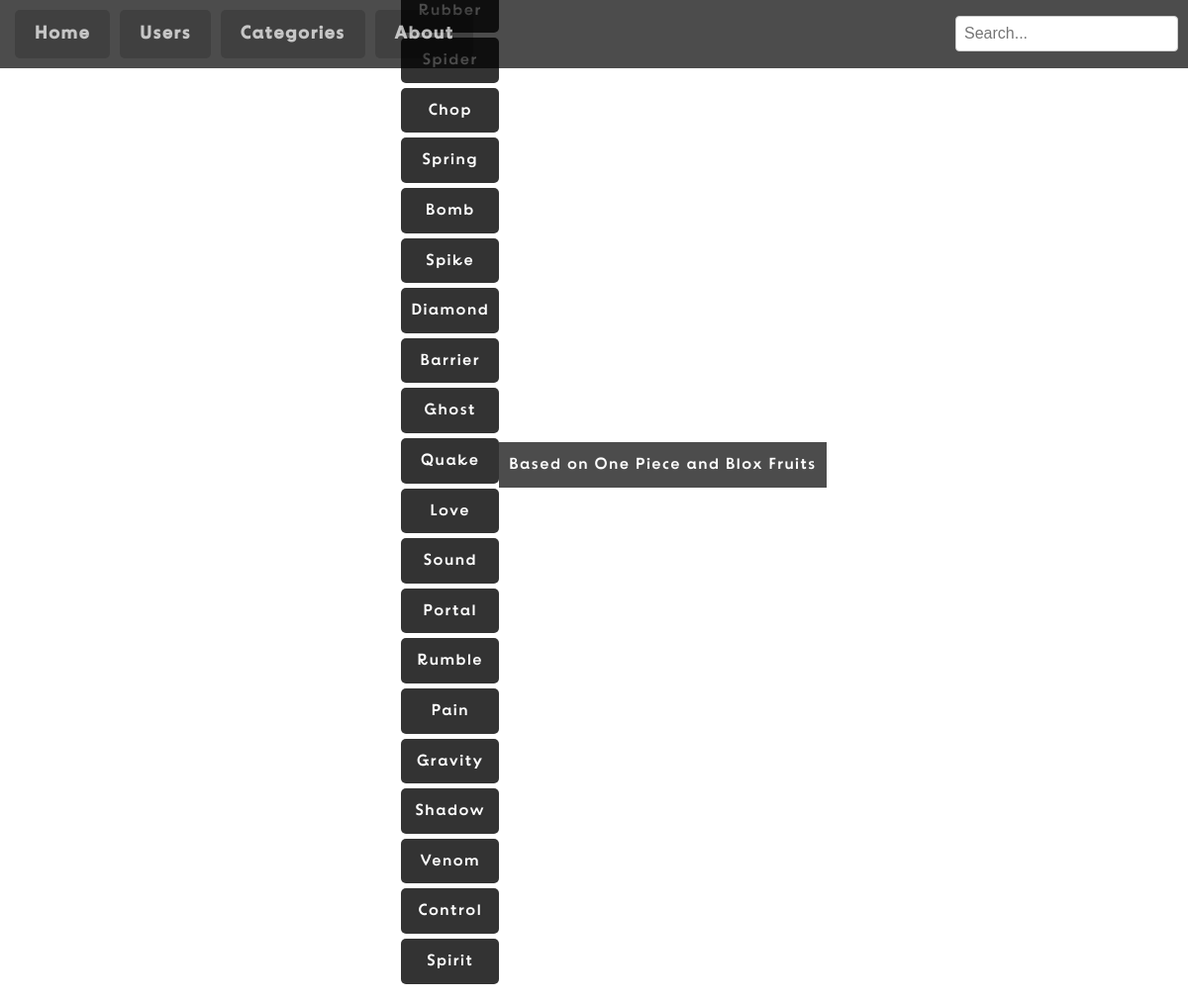
Page /category/1 on the committed database.
### tables this page shows
CREATE TABLE DevilFruits (fruit_id INTEGER PRIMARY KEY, name TEXT, category_id INTEGER, description TEXT, image_url TEXT, market_value REAL, demand INTEGER, user_id INTEGER REFERENCES Users (user_id), FOREIGN KEY (category_id) REFERENCES Categories (category_id));

### routes.py (the view)
@app.route('/category/<int:category_id>')
def category(category_id):
    conn = get_db_connection()
    category = conn.execute('SELECT * FROM Categories WHERE category_id = ?', (category_id,)).fetchone()
    fruits = conn.execute('SELECT * FROM DevilFruits WHERE category_id = ?', (category_id,)).fetchall()
    conn.close()
    return render_template('category.html', category=category, fruits=fruits, active_page='category_' + str(category_id))

### routes.py (called while the page is built)
def get_db_connection():
    conn = sqlite3.connect('DF_DATABASE.db')  # Replace with your actual local path if different
    conn.row_factory = sqlite3.Row
    return conn

@app.context_processor
def inject_categories():
    conn = get_db_connection()
    excluded_categories = ('Paramecia', 'Logia', 'Zoan')
    categories = conn.execute('SELECT * FROM Categories WHERE name NOT IN (?, ?, ?)', excluded_categories).fetchall()
    conn.close()
    return {'nav_categories': categories}

### templates/category.html (shortened to what this page needs)
{% extends 'layout.html' %}
{% block content %}
<ul>
  {% for fruit in fruits %}
    <li><a href="{{ url_for('fruit', fruit_id=fruit['fruit_id']) }}">{{ fruit['name'] }}</a></li>
  {% endfor %}
</ul>
{% endblock %}

### templates/layout.html (shortened to what this page needs)
<!doctype html>
<html>
  <head>
    <link rel="stylesheet" href="{{ url_for('static', filename='style.css') }}">
    <link rel="stylesheet" href="https://cdnjs.cloudflare.com/ajax/libs/font-awesome/6.0.0-beta3/css/all.min.css">
  </head>
  <body>
    <header>
      <nav>
        <div class="customCheckBoxHolder">
          <a class="customCheckBox {{ 'active' if active_page == 'home' else '' }}" href="/" id="homeBtn">
            <div class="inner">Home</div>
          </a>
          <a class="customCheckBox {{ 'active' if active_page == 'users' else '' }}" href="/users" id="usersBtn">
            <div class="inner">Users</div>
          </a>
          <a class="customCheckBox {{ 'active' if active_page == 'categories' else '' }}" href="/categories" id="categoriesBtn">
            <div class="inner">Categories</div>
          </a>
          <a class="customCheckBox {{ 'active' if active_page == 'about' else '' }}" href="/about" id="aboutBtn">
            <div class="inner">About</div>
          </a>
        </div>
        <div class="search-container">
          <form action="/search" method="get">
            <input type="text" placeholder="Search..." name="q">
          </form>
        </div>
      </nav>
     <main>{% block content %}{% endblock %}</main>
    <footer>
      <p>Based on One Piece and Blox Fruits</p>
    </footer>
  </body>
</html>

### static/style.css (style rules this page uses)
html, body { height: 100%; margin: 0; padding: 0; }
body { font-family: 'BDSupper', sans-serif; letter-spacing: 1.5px; line-height: 1.6; background: url("images/background.jpg") no-repeat center center fixed; background-size: cover; color: #e0e0e0; position: relative; }
nav { width: 100%; background-color: rgba(0, 0, 0, 0.7); padding: 10px; text-align: center; position: fixed; top: 0; left: 0; z-index: 10; display: flex; justify-content: space-between; align-items: center; }
.customCheckBoxHolder { display: flex; }
.customCheckBox { padding: 10px 20px; margin: 0 5px; background-color: rgba(0, 0, 0, 0.16); color: rgba(255, 255, 255, 0.7); text-decoration: none; border-radius: 5px; }
.customCheckBox .inner { font-size: 18px; font-weight: 900; pointer-events: none; transition: transform 300ms; }
header { display: flex; justify-content: center; align-items: center; height: 100vh; text-align: center; margin-top: 60px; position: relative; z-index: 2; }
.search-container { margin-left: auto; padding-right: 20px; }
input[type="text"] { padding: 8px; font-size: 16px; border-radius: 4px; border: 1px solid #ccc; }
footer { background: #1f1f1f; color: #ffffff; text-align: center; padding: 10px; margin-top: 20px; background-color: rgba(0, 0, 0, 0.7); }
footer p { margin: 0; }
ul { list-style: none; }
ul li { background: #333333; margin: 5px 0; padding: 10px; border-radius: 5px; }
ul li a { text-decoration: none; color: #ffffff; }

### rows in the picture
DevilFruits: name "Rubber"
DevilFruits: name "Spider"
DevilFruits: name "Chop"
DevilFruits: name "Spring"
DevilFruits: name "Bomb"
DevilFruits: name "Spike"
DevilFruits: name "Diamond"
DevilFruits: name "Barrier"
DevilFruits: name "Ghost"
DevilFruits: name "Quake"
DevilFruits: name "Love"
DevilFruits: name "Sound"
DevilFruits: name "Portal"
DevilFruits: name "Rumble"
DevilFruits: name "Pain"
DevilFruits: name "Gravity"
DevilFruits: name "Shadow"
DevilFruits: name "Venom"
DevilFruits: name "Control"
DevilFruits: name "Spirit"
